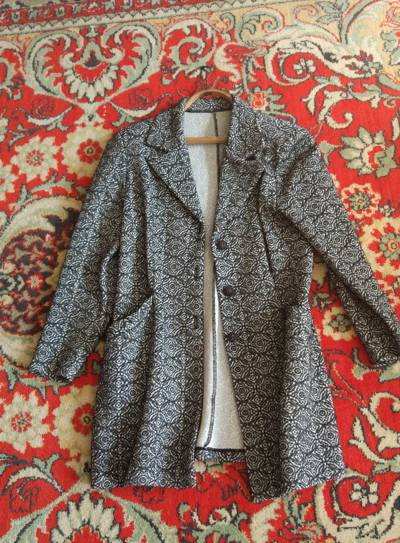
#> input picture backend/assets/synthetic_dataset/blazer_1.jpg, 400 x 543 px
$ python -i color_extraction.py   (imports and definitions only)
#> lines starting #> are read from the running program, lines starting #| are printed output that depends on the picture; after the words box and inside, x2 and y2 are one past the last pixel; in counts of white or black regions, pixels touching at a corner belong together
"""
Dominant color extraction with background filtering.

Strategy: instead of rembg (which conflicts with torch's numpy<2 requirement),
we use a two-step approach:
  1. Filter out near-white and near-grey background pixels using HSV saturation
     and value thresholds — clothing items are almost always more saturated than
     a white/grey/beige photo background.
  2. Run PIL's median-cut quantisation on the *remaining* pixels, so only the
     garment's actual colours are considered.

This catches the vast majority of studio/product-photo backgrounds (white, off-
white, light grey, light beige) without any ML model or extra deps.
"""
from PIL import Image
import numpy as np


# Pixels with saturation below this threshold (0-255) are treated as
# "washed out" / background. Adjust up if too many garment colours are
# being stripped; adjust down if backgrounds still leak through.
_MIN_SATURATION = 30   # out of 255
_MIN_VALUE = 30        # ignore near-black shadows (also not garment colour)
_MAX_VALUE = 248       # ignore near-white background


def _make_garment_mask(rgb_arr: np.ndarray) -> np.ndarray:
    """
    Return a boolean mask (H, W) that is True for pixels that look like
    actual garment colours (sufficiently saturated, not near-white/black).

    Works on the HSV representation: background whites/greys have very low
    saturation; garment colours almost always have meaningful saturation.
    """
    # PIL HSV conversion gives H in [0,255], S in [0,255], V in [0,255]
    pil_img = Image.fromarray(rgb_arr, "RGB")
    hsv_arr = np.array(pil_img.convert("HSV"))
    s = hsv_arr[:, :, 1]
    v = hsv_arr[:, :, 2]
    return (s >= _MIN_SATURATION) & (v >= _MIN_VALUE) & (v <= _MAX_VALUE)


def extract_dominant_colors(image: Image.Image, num_colors: int = 3) -> list[str]:
    """
    Returns the top `num_colors` dominant garment colors as hex strings,
    ordered most-to-least dominant by pixel count.

    Background pixels (near-white, near-grey) are excluded before
    quantisation so they don't pollute the result.
    """
    # 1. Downscale — quantisation doesn't need full resolution
    small = image.convert("RGB").resize((150, 150), Image.LANCZOS)
    rgb_arr = np.array(small)

    # 2. Build background mask
    garment_mask = _make_garment_mask(rgb_arr)
    garment_pixels = rgb_arr[garment_mask]  # shape (N, 3)

    # 3. Fall back to full image if mask is too aggressive (< 5% pixels left)
    min_pixels = int(0.05 * rgb_arr.shape[0] * rgb_arr.shape[1])
    if len(garment_pixels) < min_pixels:
        # Image may be very light-coloured — skip masking
        quantized = small.quantize(colors=num_colors, method=Image.MEDIANCUT)
    else:
        # Rebuild a small PIL image from only the garment pixels and quantise
        n = len(garment_pixels)
        side = int(n ** 0.5) + 1
        padded = np.zeros((side * side, 3), dtype=np.uint8)
        padded[:n] = garment_pixels
        garment_img = Image.fromarray(padded.reshape(side, side, 3), "RGB")
        quantized = garment_img.quantize(colors=num_colors, method=Image.MEDIANCUT)

    # 4. Extract top colours from quantisation palette
    palette = quantized.getpalette()
    color_counts = sorted(quantized.getcolors() or [], reverse=True)

    hex_colors = []
    for _count, palette_idx in color_counts[:num_colors]:
        r, g, b = palette[palette_idx * 3: palette_idx * 3 + 3]
        hex_colors.append(f"#{r:02x}{g:02x}{b:02x}")

    # Pad to num_colors if quantisation returned fewer (shouldn't happen, but safe)
    while len(hex_colors) < num_colors:
        hex_colors.append("#000000")

    return hex_colors

>>> from PIL import Image
>>> picture = Image.open('../../assets/synthetic_dataset/blazer_1.jpg')
#> picture is the input picture: PIL image 400x543 RGB; mean R, G, B 139.9, 107.4, 95.3
>>> result = extract_dominant_colors(picture)
#> in extract_dominant_colors, `small = image.convert("RGB").resize((150, 150), Image.LANCZOS)`:
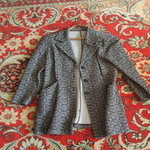
#> small: PIL image 150x150 RGB; mean R, G, B 139.9, 107.4, 95.3
#> in _make_garment_mask, `hsv_arr = np.array(pil_img.convert("HSV"))`:
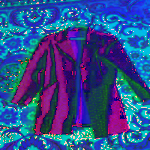
#> hsv_arr: shape (150, 150, 3); mean R, G, B 47.4, 76.8, 141.6
#> in _make_garment_mask, `s = hsv_arr[:, :, 1]`:
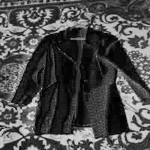
#> s: shape (150, 150); min 0, max 242, mean 76.8
#> in _make_garment_mask, `v = hsv_arr[:, :, 2]`:
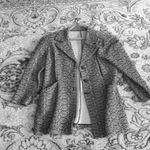
#> v: shape (150, 150); min 15, max 255, mean 141.6
#> in _make_garment_mask, `return (s >= _MIN_SATURATION) & (v >= _MIN_VALUE) & (v <= _MAX_VALUE)`:
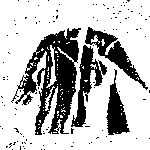
#> returned value: shape (150, 150) bool; 73.4% white; 114 black regions (110 under 20 px), largest, box (x1, y1, x2, y2) and area: (11, 28, 81, 135) 3115, (71, 45, 107, 127) 973, (85, 27, 148, 90) 955, (106, 69, 130, 135) 740
#> in extract_dominant_colors, `n = len(garment_pixels)`: n = 16519
#> in extract_dominant_colors, `side = int(n ** 0.5) + 1`: side = 129
#> in extract_dominant_colors, `garment_img = Image.fromarray(padded.reshape(side, side, 3), "RGB")`:
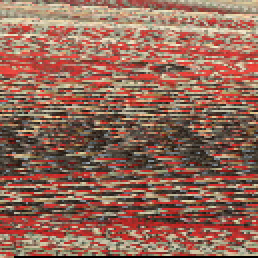
#> garment_img: PIL image 129x129 RGB (shown 2 times larger); mean R, G, B 147.3, 102.9, 87.1
#> in extract_dominant_colors, `quantized = garment_img.quantize(colors=num_colors, method=Image.MEDIA..`:
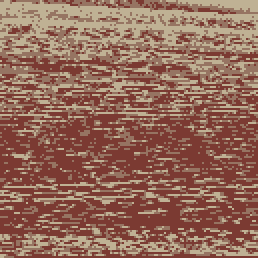
#> quantized: PIL image 129x129 P (shown 2 times larger); mean R, G, B 147.8, 104.4, 88.3
#> in extract_dominant_colors, `palette = quantized.getpalette()`: palette = [191, 177, 148, 150, 116, 98, 123, 58, 50]
#> in extract_dominant_colors, `color_counts = sorted(quantized.getcolors() or [], reverse=True)`: color_counts = [(7755, 2), (4684, 1), (4202, 0)]
#> the loop in extract_dominant_colors, `for _count, palette_idx in color_counts[:num_colors]:` made 3 passes
#> (_count, palette_idx, r, g, b) on passes 1 to 3: (7755, 2, 123, 58, 50), (4684, 1, 150, 116, 98), (4202, 0, 191, 177, 148)
#> after the loop in extract_dominant_colors, `for _count, palette_idx in color_counts[:num_colors]:`: hex_colors = ['#7b3a32', '#967462', '#bfb194']
#> result = ['#7b3a32', '#967462', '#bfb194']

$ run again, on backend/assets/synthetic_dataset/hoodie_1.jpg
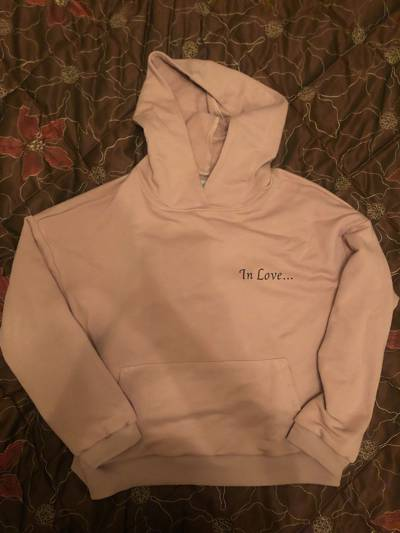
#> input picture backend/assets/synthetic_dataset/hoodie_1.jpg, 400 x 533 px
#> picture is the input picture: PIL image 400x533 RGB; mean R, G, B 126.2, 88, 61.9
#> in _make_garment_mask, `return (s >= _MIN_SATURATION) & (v >= _MIN_VALUE) & (v <= _MAX_VALUE)`:
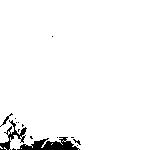
#> returned value: shape (150, 150) bool; 96.7% white; 15 black regions (12 under 20 px), largest, box (x1, y1, x2, y2) and area: (17, 137, 80, 150) 440, (0, 120, 27, 150) 227, (0, 113, 13, 127) 32
#> n = 21755
#> side = 148
#> in extract_dominant_colors, `quantized = garment_img.quantize(colors=num_colors, method=Image.MEDIA..`:
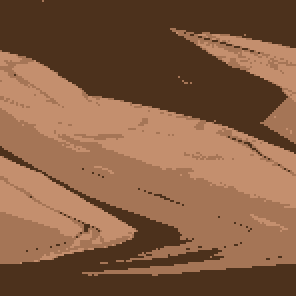
#> quantized: PIL image 148x148 P (shown 2 times larger); mean R, G, B 133.1, 93.2, 66.2
#> palette = [196, 143, 110, 165, 117, 86, 76, 49, 28]
#> color_counts = [(9874, 2), (6252, 1), (5778, 0)]
#> the loop in extract_dominant_colors, `for _count, palette_idx in color_counts[:num_colors]:` made 3 passes
#> (_count, palette_idx, r, g, b) on passes 1 to 3: (9874, 2, 76, 49, 28), (6252, 1, 165, 117, 86), (5778, 0, 196, 143, 110)
#> after the loop in extract_dominant_colors, `for _count, palette_idx in color_counts[:num_colors]:`: hex_colors = ['#4c311c', '#a57556', '#c48f6e']
